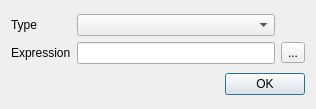
<?xml version="1.0" encoding="UTF-8"?>
<ui version="4.0">
 <class>WatcherAdd</class>
 <widget class="QDialog" name="WatcherAdd">
  <property name="geometry">
   <rect>
    <x>0</x>
    <y>0</y>
    <width>316</width>
    <height>109</height>
   </rect>
  </property>
  <property name="windowTitle">
   <string>Watcher Editor</string>
  </property>
  <layout class="QGridLayout" name="gridLayout_2">
   <item row="0" column="0">
    <layout class="QGridLayout" name="gridLayout" columnstretch="0,10,0">
     <item row="1" column="1">
      <widget class="QLineEdit" name="leExpression"/>
     </item>
     <item row="0" column="1">
      <widget class="QComboBox" name="cbType"/>
     </item>
     <item row="1" column="0">
      <widget class="QLabel" name="label_2">
       <property name="text">
        <string>Expression</string>
       </property>
      </widget>
     </item>
     <item row="0" column="0">
      <widget class="QLabel" name="label">
       <property name="text">
        <string>Type</string>
       </property>
      </widget>
     </item>
     <item row="1" column="2">
      <widget class="QToolButton" name="tbLabel">
       <property name="text">
        <string>...</string>
       </property>
       <property name="icon">
        <iconset resource="../xpeccy.qrc">
         <normaloff>:/images/label.png</normaloff>:/images/label.png</iconset>
       </property>
      </widget>
     </item>
    </layout>
   </item>
   <item row="1" column="0">
    <layout class="QHBoxLayout" name="horizontalLayout">
     <item>
      <spacer name="horizontalSpacer_2">
       <property name="orientation">
        <enum>Qt::Horizontal</enum>
       </property>
       <property name="sizeHint" stdset="0">
        <size>
         <width>40</width>
         <height>20</height>
        </size>
       </property>
      </spacer>
     </item>
     <item>
      <widget class="QPushButton" name="pbOK">
       <property name="text">
        <string>OK</string>
       </property>
       <property name="icon">
        <iconset resource="../xpeccy.qrc">
         <normaloff>:/images/checkbox.png</normaloff>:/images/checkbox.png</iconset>
       </property>
      </widget>
     </item>
    </layout>
   </item>
  </layout>
 </widget>
 <resources>
  <include location="../xpeccy.qrc"/>
 </resources>
 <connections/>
</ui>
